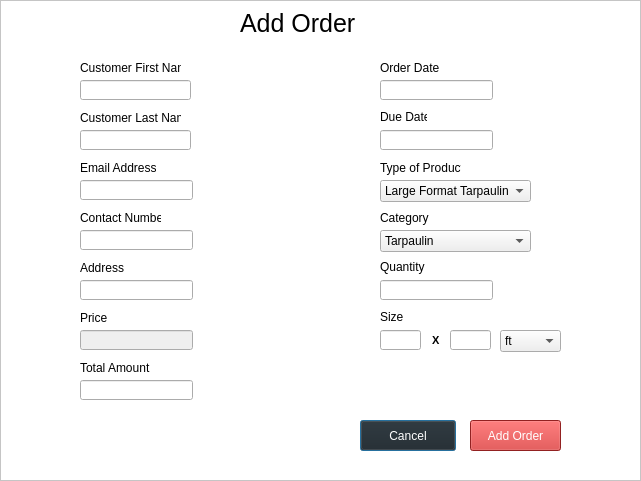
<?xml version="1.0" encoding="UTF-8"?>
<ui version="4.0">
 <class>AddOder</class>
 <widget class="QDialog" name="AddOder">
  <property name="geometry">
   <rect>
    <x>0</x>
    <y>0</y>
    <width>641</width>
    <height>481</height>
   </rect>
  </property>
  <property name="minimumSize">
   <size>
    <width>641</width>
    <height>481</height>
   </size>
  </property>
  <property name="maximumSize">
   <size>
    <width>641</width>
    <height>481</height>
   </size>
  </property>
  <property name="windowTitle">
   <string>Dialog</string>
  </property>
  <widget class="QFrame" name="frame">
   <property name="enabled">
    <bool>true</bool>
   </property>
   <property name="geometry">
    <rect>
     <x>0</x>
     <y>0</y>
     <width>641</width>
     <height>481</height>
    </rect>
   </property>
   <property name="styleSheet">
    <string notr="true">QFrame{
	background-color: rgb(255, 255, 255);
}
QLabel#AddOrder{
	font-size: 25px;
}
QLineEdit{
	width: 200px;
}
QPushButton#Cancel{	
	color: rgb(255, 255, 255);
	background-color: #202020;
}
QPushButton{	
	color: rgb(255, 255, 255);
	background-color: #CD2E2E;
}</string>
   </property>
   <property name="frameShape">
    <enum>QFrame::StyledPanel</enum>
   </property>
   <property name="frameShadow">
    <enum>QFrame::Raised</enum>
   </property>
   <widget class="QLabel" name="AddOrder">
    <property name="geometry">
     <rect>
      <x>240</x>
      <y>10</y>
      <width>126</width>
      <height>26</height>
     </rect>
    </property>
    <property name="text">
     <string>Add Order</string>
    </property>
   </widget>
   <widget class="QPushButton" name="Cancel">
    <property name="geometry">
     <rect>
      <x>360</x>
      <y>420</y>
      <width>96</width>
      <height>31</height>
     </rect>
    </property>
    <property name="cursor">
     <cursorShape>PointingHandCursor</cursorShape>
    </property>
    <property name="text">
     <string>Cancel</string>
    </property>
   </widget>
   <widget class="QPushButton" name="AddOrder_3">
    <property name="geometry">
     <rect>
      <x>470</x>
      <y>420</y>
      <width>91</width>
      <height>31</height>
     </rect>
    </property>
    <property name="cursor">
     <cursorShape>PointingHandCursor</cursorShape>
    </property>
    <property name="text">
     <string>Add Order</string>
    </property>
   </widget>
   <widget class="QFrame" name="frame_2">
    <property name="geometry">
     <rect>
      <x>50</x>
      <y>50</y>
      <width>521</width>
      <height>361</height>
     </rect>
    </property>
    <property name="frameShape">
     <enum>QFrame::NoFrame</enum>
    </property>
    <property name="frameShadow">
     <enum>QFrame::Sunken</enum>
    </property>
    <property name="lineWidth">
     <number>1</number>
    </property>
    <widget class="QLineEdit" name="lineEdit_14">
     <property name="geometry">
      <rect>
       <x>30</x>
       <y>230</y>
       <width>113</width>
       <height>20</height>
      </rect>
     </property>
    </widget>
    <widget class="QLabel" name="label_14">
     <property name="geometry">
      <rect>
       <x>30</x>
       <y>210</y>
       <width>76</width>
       <height>16</height>
      </rect>
     </property>
     <property name="text">
      <string>Address</string>
     </property>
    </widget>
    <widget class="QLineEdit" name="lineEdit_4">
     <property name="enabled">
      <bool>false</bool>
     </property>
     <property name="geometry">
      <rect>
       <x>30</x>
       <y>280</y>
       <width>113</width>
       <height>20</height>
      </rect>
     </property>
    </widget>
    <widget class="QLabel" name="label_4">
     <property name="geometry">
      <rect>
       <x>30</x>
       <y>260</y>
       <width>76</width>
       <height>16</height>
      </rect>
     </property>
     <property name="text">
      <string>Price</string>
     </property>
    </widget>
    <widget class="QLineEdit" name="lineEdit_10">
     <property name="geometry">
      <rect>
       <x>330</x>
       <y>280</y>
       <width>41</width>
       <height>20</height>
      </rect>
     </property>
    </widget>
    <widget class="QLabel" name="label_11">
     <property name="geometry">
      <rect>
       <x>330</x>
       <y>260</y>
       <width>47</width>
       <height>14</height>
      </rect>
     </property>
     <property name="text">
      <string>Size</string>
     </property>
    </widget>
    <widget class="QLineEdit" name="lineEdit_11">
     <property name="geometry">
      <rect>
       <x>330</x>
       <y>230</y>
       <width>113</width>
       <height>20</height>
      </rect>
     </property>
    </widget>
    <widget class="QLabel" name="label_12">
     <property name="geometry">
      <rect>
       <x>330</x>
       <y>210</y>
       <width>47</width>
       <height>14</height>
      </rect>
     </property>
     <property name="text">
      <string>Quantity</string>
     </property>
    </widget>
    <widget class="QLabel" name="label_13">
     <property name="geometry">
      <rect>
       <x>330</x>
       <y>110</y>
       <width>81</width>
       <height>16</height>
      </rect>
     </property>
     <property name="text">
      <string>Type of Product</string>
     </property>
    </widget>
    <widget class="QLabel" name="label_10">
     <property name="geometry">
      <rect>
       <x>330</x>
       <y>60</y>
       <width>47</width>
       <height>14</height>
      </rect>
     </property>
     <property name="text">
      <string>Due Date</string>
     </property>
    </widget>
    <widget class="QLineEdit" name="lineEdit_13">
     <property name="geometry">
      <rect>
       <x>330</x>
       <y>80</y>
       <width>113</width>
       <height>20</height>
      </rect>
     </property>
    </widget>
    <widget class="QLabel" name="label_9">
     <property name="geometry">
      <rect>
       <x>330</x>
       <y>10</y>
       <width>61</width>
       <height>16</height>
      </rect>
     </property>
     <property name="text">
      <string>Order Date</string>
     </property>
    </widget>
    <widget class="QLineEdit" name="lineEdit_9">
     <property name="geometry">
      <rect>
       <x>330</x>
       <y>30</y>
       <width>113</width>
       <height>20</height>
      </rect>
     </property>
    </widget>
    <widget class="QComboBox" name="comboBox">
     <property name="geometry">
      <rect>
       <x>330</x>
       <y>130</y>
       <width>151</width>
       <height>22</height>
      </rect>
     </property>
     <item>
      <property name="text">
       <string>Large Format Tarpaulin</string>
      </property>
     </item>
     <item>
      <property name="text">
       <string>Vinyl Sticker Printing</string>
      </property>
     </item>
     <item>
      <property name="text">
       <string>Laser Printing Stickers</string>
      </property>
     </item>
     <item>
      <property name="text">
       <string>T-shirt Printing</string>
      </property>
     </item>
    </widget>
    <widget class="QComboBox" name="comboBox_2">
     <property name="geometry">
      <rect>
       <x>330</x>
       <y>180</y>
       <width>151</width>
       <height>22</height>
      </rect>
     </property>
     <item>
      <property name="text">
       <string>Tarpaulin</string>
      </property>
     </item>
     <item>
      <property name="text">
       <string>Sticker</string>
      </property>
     </item>
     <item>
      <property name="text">
       <string>Business Card</string>
      </property>
     </item>
     <item>
      <property name="text">
       <string>Brochure</string>
      </property>
     </item>
    </widget>
    <widget class="QLabel" name="label_15">
     <property name="geometry">
      <rect>
       <x>330</x>
       <y>160</y>
       <width>81</width>
       <height>16</height>
      </rect>
     </property>
     <property name="text">
      <string>Category</string>
     </property>
    </widget>
    <widget class="QLineEdit" name="lineEdit_3">
     <property name="geometry">
      <rect>
       <x>30</x>
       <y>180</y>
       <width>113</width>
       <height>20</height>
      </rect>
     </property>
    </widget>
    <widget class="QLabel" name="label_3">
     <property name="geometry">
      <rect>
       <x>30</x>
       <y>160</y>
       <width>81</width>
       <height>16</height>
      </rect>
     </property>
     <property name="text">
      <string>Contact Number</string>
     </property>
    </widget>
    <widget class="QLineEdit" name="lineEdit_2">
     <property name="geometry">
      <rect>
       <x>30</x>
       <y>130</y>
       <width>113</width>
       <height>20</height>
      </rect>
     </property>
    </widget>
    <widget class="QLineEdit" name="lineEdit">
     <property name="geometry">
      <rect>
       <x>30</x>
       <y>30</y>
       <width>111</width>
       <height>20</height>
      </rect>
     </property>
     <property name="styleSheet">
      <string notr="true"/>
     </property>
     <property name="text">
      <string/>
     </property>
     <property name="maxLength">
      <number>300</number>
     </property>
     <property name="placeholderText">
      <string/>
     </property>
    </widget>
    <widget class="QLabel" name="label">
     <property name="geometry">
      <rect>
       <x>30</x>
       <y>10</y>
       <width>101</width>
       <height>16</height>
      </rect>
     </property>
     <property name="text">
      <string>Customer First Name</string>
     </property>
    </widget>
    <widget class="QLineEdit" name="lineEdit_5">
     <property name="geometry">
      <rect>
       <x>30</x>
       <y>80</y>
       <width>111</width>
       <height>20</height>
      </rect>
     </property>
     <property name="maxLength">
      <number>300</number>
     </property>
    </widget>
    <widget class="QLabel" name="label_5">
     <property name="geometry">
      <rect>
       <x>30</x>
       <y>60</y>
       <width>101</width>
       <height>16</height>
      </rect>
     </property>
     <property name="text">
      <string>Customer Last Name</string>
     </property>
    </widget>
    <widget class="QLabel" name="label_2">
     <property name="geometry">
      <rect>
       <x>30</x>
       <y>110</y>
       <width>76</width>
       <height>16</height>
      </rect>
     </property>
     <property name="text">
      <string>Email Address</string>
     </property>
    </widget>
    <widget class="QLabel" name="label_6">
     <property name="geometry">
      <rect>
       <x>30</x>
       <y>310</y>
       <width>76</width>
       <height>16</height>
      </rect>
     </property>
     <property name="text">
      <string>Total Amount</string>
     </property>
    </widget>
    <widget class="QLineEdit" name="lineEdit_15">
     <property name="geometry">
      <rect>
       <x>30</x>
       <y>330</y>
       <width>113</width>
       <height>20</height>
      </rect>
     </property>
    </widget>
    <widget class="QLineEdit" name="lineEdit_12">
     <property name="geometry">
      <rect>
       <x>400</x>
       <y>280</y>
       <width>41</width>
       <height>20</height>
      </rect>
     </property>
    </widget>
    <widget class="QTextEdit" name="textEdit">
     <property name="enabled">
      <bool>true</bool>
     </property>
     <property name="geometry">
      <rect>
       <x>378</x>
       <y>280</y>
       <width>21</width>
       <height>41</height>
      </rect>
     </property>
     <property name="acceptDrops">
      <bool>false</bool>
     </property>
     <property name="frameShape">
      <enum>QFrame::NoFrame</enum>
     </property>
     <property name="html">
      <string>&lt;!DOCTYPE HTML PUBLIC &quot;-//W3C//DTD HTML 4.0//EN&quot; &quot;http://www.w3.org/TR/REC-html40/strict.dtd&quot;&gt;
&lt;html&gt;&lt;head&gt;&lt;meta name=&quot;qrichtext&quot; content=&quot;1&quot; /&gt;&lt;style type=&quot;text/css&quot;&gt;
p, li { white-space: pre-wrap; }
&lt;/style&gt;&lt;/head&gt;&lt;body style=&quot; font-family:'MS Shell Dlg 2'; font-size:8.25pt; font-weight:400; font-style:normal;&quot;&gt;
&lt;p style=&quot; margin-top:0px; margin-bottom:0px; margin-left:0px; margin-right:0px; -qt-block-indent:0; text-indent:0px;&quot;&gt;&lt;span style=&quot; font-weight:600;&quot;&gt;X&lt;/span&gt;&lt;/p&gt;&lt;/body&gt;&lt;/html&gt;</string>
     </property>
     <property name="acceptRichText">
      <bool>false</bool>
     </property>
     <property name="textInteractionFlags">
      <set>Qt::TextSelectableByMouse</set>
     </property>
    </widget>
    <widget class="QComboBox" name="comboBox_3">
     <property name="geometry">
      <rect>
       <x>450</x>
       <y>280</y>
       <width>61</width>
       <height>22</height>
      </rect>
     </property>
     <item>
      <property name="text">
       <string>ft</string>
      </property>
     </item>
     <item>
      <property name="text">
       <string>inches</string>
      </property>
     </item>
     <item>
      <property name="text">
       <string>small</string>
      </property>
     </item>
     <item>
      <property name="text">
       <string>medium</string>
      </property>
     </item>
     <item>
      <property name="text">
       <string>large</string>
      </property>
     </item>
    </widget>
    <zorder>textEdit</zorder>
    <zorder>lineEdit_14</zorder>
    <zorder>label_14</zorder>
    <zorder>lineEdit_4</zorder>
    <zorder>label_4</zorder>
    <zorder>lineEdit_10</zorder>
    <zorder>label_11</zorder>
    <zorder>lineEdit_11</zorder>
    <zorder>label_12</zorder>
    <zorder>label_13</zorder>
    <zorder>label_10</zorder>
    <zorder>lineEdit_13</zorder>
    <zorder>label_9</zorder>
    <zorder>lineEdit_9</zorder>
    <zorder>comboBox</zorder>
    <zorder>comboBox_2</zorder>
    <zorder>label_15</zorder>
    <zorder>lineEdit_3</zorder>
    <zorder>label_3</zorder>
    <zorder>lineEdit_2</zorder>
    <zorder>lineEdit</zorder>
    <zorder>label</zorder>
    <zorder>lineEdit_5</zorder>
    <zorder>label_5</zorder>
    <zorder>label_2</zorder>
    <zorder>label_6</zorder>
    <zorder>lineEdit_15</zorder>
    <zorder>lineEdit_12</zorder>
    <zorder>comboBox_3</zorder>
   </widget>
   <zorder>frame_2</zorder>
   <zorder>AddOrder</zorder>
   <zorder>Cancel</zorder>
   <zorder>AddOrder_3</zorder>
  </widget>
 </widget>
 <resources/>
 <connections/>
</ui>
